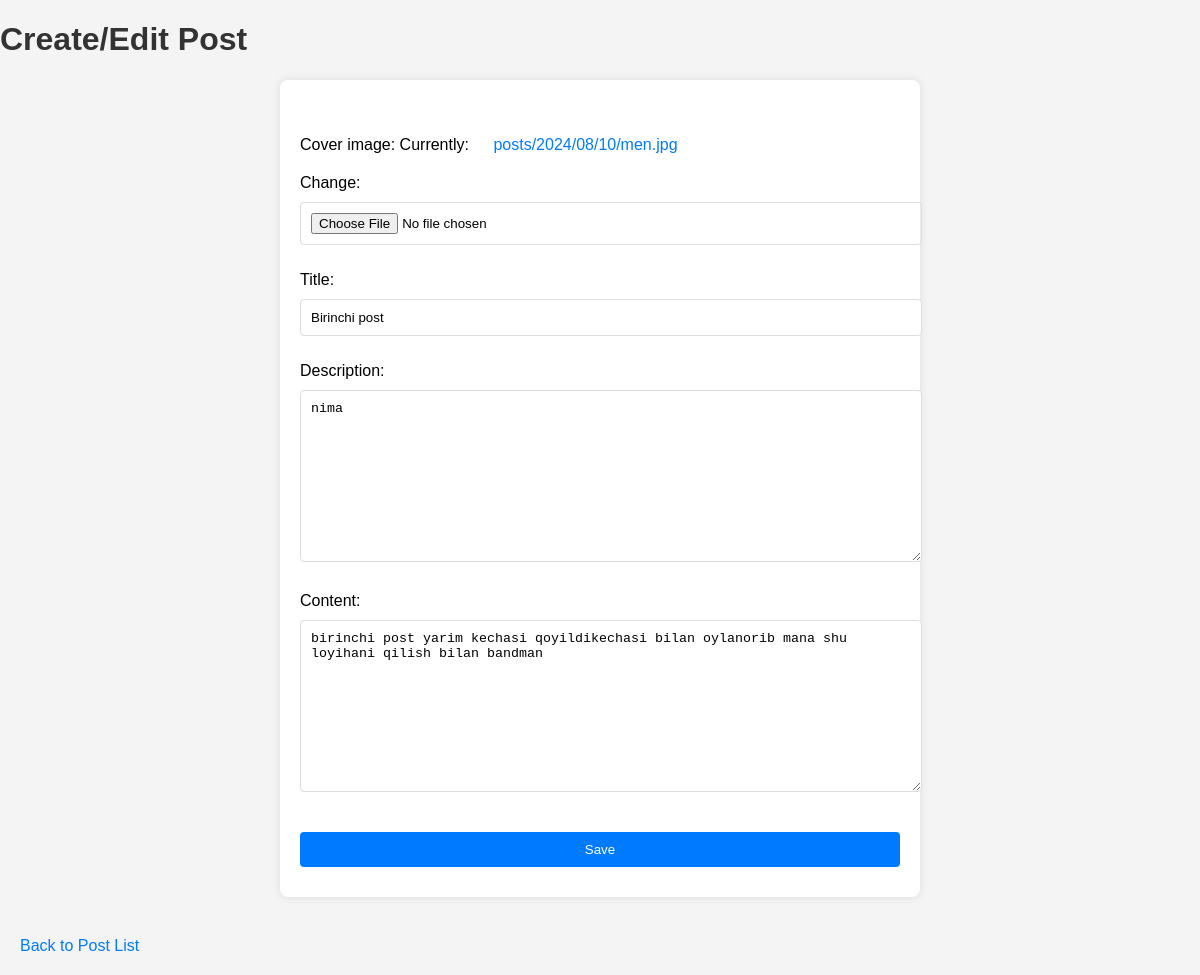
The app's page /post/1/edit/ with its own data.
### post/models.py (models this page shows, shortened)
class Post(models.Model):
    cover_image = models.ImageField(upload_to="posts/%Y/%m/%d/")
    title = models.CharField(max_length=200)
    description = models.TextField()
    content = models.TextField()
    date_posted = models.DateTimeField(auto_now_add=True)
    author = models.ForeignKey(User, on_delete=models.CASCADE)

### post/views.py (the view)
# urls.py: path("post/<int:pk>/edit/", views.post_update, name="post_update"),
def post_update(request, pk):
    post = get_object_or_404(Post, pk=pk)
    if request.method == "POST":
        form = PostForm(request.POST, request.FILES, instance=post)
        if form.is_valid():
            form.save()
            return redirect("posts")
    else:
        form = PostForm(instance=post)
    return render(request, "create_post.html", {"form": form})

### post/forms.py
class PostForm(forms.ModelForm):
    class Meta:
        model = Post
        fields = ["cover_image", "title", "description", "content"]

### templates/create_post.html (shortened to what this page needs)
{% load static %}
<!DOCTYPE html>
<html>
<head>
    <link rel="stylesheet" type="text/css" href="{% static 'css/styles.css' %}">
</head>
<body>
    <h1>Create/Edit Post</h1>
    <form method="post" enctype="multipart/form-data">
        {{ form.as_p }}
        <button type="submit">Save</button>
    </form>
    <a href="{% url 'posts' %}">Back to Post List</a>
</body>
</html>

### static/css/styles.css (style rules this page uses)
body { font-family: Arial, sans-serif; margin: 0; padding: 0; background-color: #f4f4f4; }
h1 { color: #333; }
form { max-width: 600px; margin: 20px auto; padding: 20px; background: #fff; border-radius: 8px; box-shadow: 0 0 10px rgba(0, 0, 0, 0.1); }
form input, form textarea, form button { width: 100%; margin: 10px 0; padding: 10px; border: 1px solid #ddd; border-radius: 4px; }
form button { background-color: #007bff; color: white; border: none; cursor: pointer; }
a { display: inline-block; margin: 20px; text-decoration: none; color: #007bff; }

### records on screen
Post: title "Birinchi post", description "nima", content "birinchi post yarim kechasi qoyildikechasi bilan oylanorib mana shu loyihani qilish bilan bandman"
